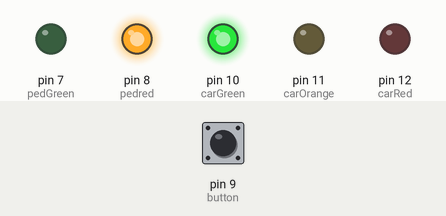
The sketch below on a simulated Arduino Uno, built with avr-gcc and run on an emulated ATmega328P. On the bench: output pins drawn as LEDs (lit = HIGH). The inputs (shaded band) are chosen by the test bench; at power-on: pin 9 (button) LOW.

Above: at 1.2 s.
1.3 s: pin 9 (button) pulled HIGH for 0.15 s
At 2.3 s:
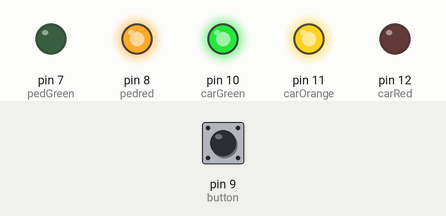
Timing chart, 0 to 4.3 s (numbered marks = the images above; inputs shaded):
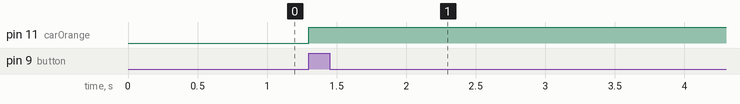

The sketch:

traffic_light1.ino
```cpp
// C++ code
// traffic light project @malvinhaparimwi
int button = 9;
int pedGreen = 7;
int pedred = 8;
int carGreen = 10;
int carOrange = 11;
int carRed = 12;
int crossTime = 5000;
long changeTime;


void setup()
{
  pinMode(button, INPUT);
  pinMode(pedGreen, OUTPUT);
  pinMode(pedred, OUTPUT);
  pinMode(carGreen, OUTPUT);
  pinMode(carOrange, OUTPUT);
  pinMode(carRed, OUTPUT);
  digitalWrite(carGreen, HIGH);
  digitalWrite(pedred, HIGH);

}

void loop()
{
  int state = digitalRead(button);
  if (state == HIGH){
    changeLights();
  }
}

void changeLights(){
  digitalWrite(carOrange, HIGH);
  delay(2000);

}
```

Measured:
- after the input at 1.3 s, pin 11 (carOrange): LOW → HIGH at once
